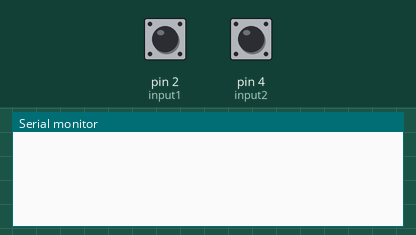
A sketch run on a simulated Arduino Uno, built with avr-gcc and run on an emulated ATmega328P. Shown: the last lines printed to the serial monitor. Inputs (shaded band) come from the test bench; at power-on: pin 2 (input1) HIGH, pin 4 (input2) HIGH.

Above: at 1.2 s.
1.3 s: pin 2 (input1) pulled LOW for 0.15 s
At 2.2 s:
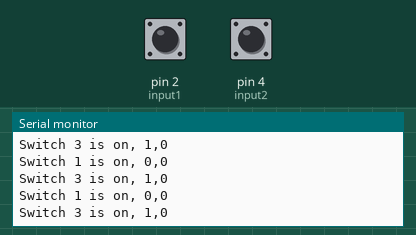
2.9 s: pin 4 (input2) pulled LOW for 0.15 s
At 4.1 s:
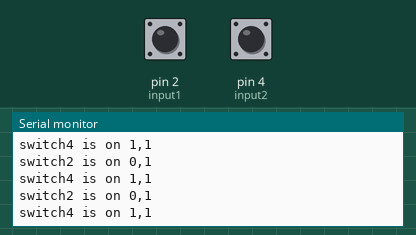
4.5 s: pin 2 (input1) driven LOW and pin 4 (input2) driven LOW
At 5.3 s:
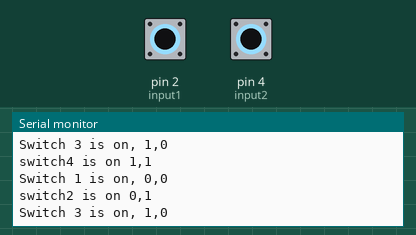
7.5 s: pin 4 (input2) driven HIGH
10.5 s: pin 4 (input2) driven LOW
At 11.5 s:
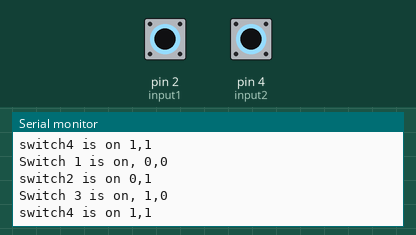

Measured:
- after the input at 1.3 s, the serial monitor: prints a new line at once (image 1)
- after the input at 2.9 s, the serial monitor: prints a new line at once (image 2)
- after the input at 4.5 s, the serial monitor: prints a new line at once (image 3)

The sketch:

version2.ino
```cpp
const int input1  = 2;// row 1
const int input2 = 4;// row 2
const int col1 = 12;// first column
const int col2 = 8;// second column
boolean status = true;


void setup() {
  // put your setup code here, to run once:
  pinMode(input1, INPUT);
  pinMode(input2, INPUT);
  pinMode(col1, OUTPUT);
  pinMode(col2, OUTPUT);
  digitalWrite(input1, HIGH);
  digitalWrite(input2, HIGH);
  Serial.begin(9600);


}

void loop() {

  int reading = digitalRead(input1);
  int reading2 = digitalRead(input2);

  //Put on column 1 on
  pinMode(col1, OUTPUT);
  pinMode(col2, INPUT);


  //Check row 1 and row 2

    //row 1
    if (reading == LOW) {
      Serial.println("Switch 1 is on, 0,0");
    }

    //row2
    if (reading2 == LOW) {
      Serial.println("switch2 is on 0,1");

    }

  //Put on column 2 on
  pinMode(col1, INPUT);
  pinMode(col2, OUTPUT);


    //row 1
    if (reading == LOW) {
      Serial.println("Switch 3 is on, 1,0");
    }

    //row2
    if (reading2 == LOW) {
      Serial.println("switch4 is on 1,1");

    }


}
///Serial.println(reading2);
```
